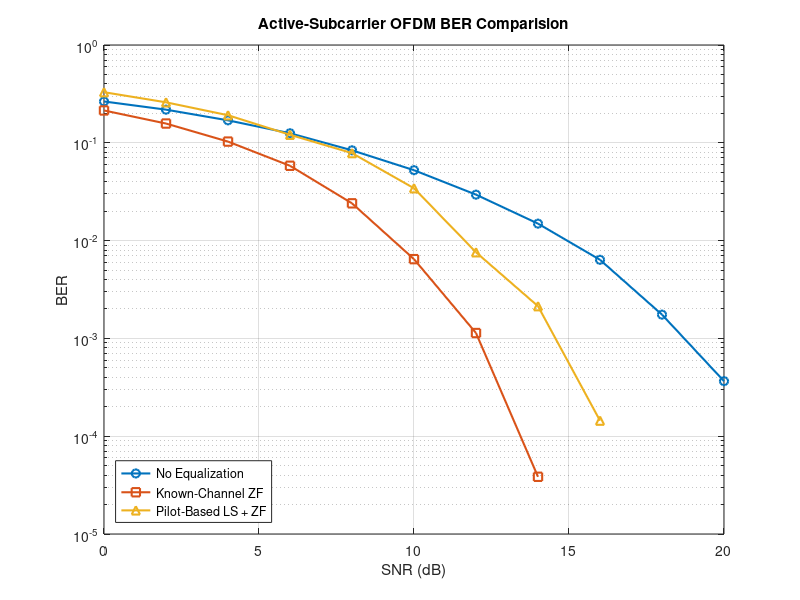

MATLAB code to generate this figure:
%% STEP 19.5 - BER COMPARISON
% Active-Subcarrier OFDM
% No Equalization vs Known-Channel ZF vs Pilot-Based LS-ZF

clc;
clear;
close all;

fprintf('\n');
fprintf('============================================\n');
fprintf(' STEP 19.5: 3-SYSTEM BER COMPARISON\n');
fprintf('============================================\n');

%% System Parameters

Nfft = 64;
cpLength = 16;

M = 4;
bitsPerSymbol = log2(M);

numOFDMSymbols = 1000;

snrRange = 0:2:20;

%% Active Subcarriers

activeSubcarriers = [-26:-1 1:26];

activeIndices = ...
    mod(activeSubcarriers,Nfft) + 1;

numActiveSubcarriers = ...
    length(activeIndices);

%% Multipath Channel

pathDelays = [0 2 4];

pathGains = [1.00 0.50 0.25];

channelImpulseResponse = ...
    zeros(max(pathDelays)+1,1);

for p = 1:length(pathDelays)

    channelImpulseResponse( ...
        pathDelays(p)+1) = pathGains(p);

end

%% Channel Frequency Response

channelFrequencyResponse = ...
    fft(channelImpulseResponse,Nfft);

%% Data Generation

numQPSKSymbols = ...
    numActiveSubcarriers * numOFDMSymbols;

numBits = ...
    numQPSKSymbols * bitsPerSymbol;

rng(1000);

txBits = randi([0 1],numBits,1);

txSymbolIndices = ...
    bi2de( ...
    reshape(txBits,bitsPerSymbol,[]).', ...
    'left-msb');

txQPSK = ...
    pskmod(txSymbolIndices,M,pi/4);

%% OFDM Transmitter

txGrid = zeros(Nfft,numOFDMSymbols);

txGrid(activeIndices,:) = ...
    reshape( ...
    txQPSK, ...
    numActiveSubcarriers, ...
    numOFDMSymbols);

txIFFT = ...
    ifft(txGrid,Nfft,1);

txWithCP = [
    txIFFT(end-cpLength+1:end,:);
    txIFFT
];

txFrame = txWithCP(:);

%% Pilot Generation

pilotSymbols = ones(numActiveSubcarriers,1);

pilotGrid = zeros(Nfft,1);

pilotGrid(activeIndices) = ...
    pilotSymbols;

pilotIFFT = ...
    ifft(pilotGrid,Nfft);

pilotWithCP = [
    pilotIFFT(end-cpLength+1:end);
    pilotIFFT
];

%% BER Arrays

berNoEqualization = ...
    zeros(length(snrRange),1);

berKnownZF = ...
    zeros(length(snrRange),1);

berPilotLSZF = ...
    zeros(length(snrRange),1);

%% SNR Loop

for s = 1:length(snrRange)

    currentSNR = snrRange(s);

    %% -------------------------------
    % DATA THROUGH MULTIPATH + AWGN
    % -------------------------------

    rxDataMultipath = ...
        filter( ...
        channelImpulseResponse, ...
        1, ...
        txFrame);

    rxDataNoisy = ...
        awgn( ...
        rxDataMultipath, ...
        currentSNR, ...
        'measured');

    %% Receiver

    rxMatrix = ...
        reshape( ...
        rxDataNoisy, ...
        Nfft+cpLength, ...
        numOFDMSymbols);

    rxNoCP = ...
        rxMatrix(cpLength+1:end,:);

    rxFFT = ...
        fft(rxNoCP,Nfft,1);

    %% Active Subcarriers

    rxActiveData = ...
        rxFFT(activeIndices,:);

    %% ==================================
    % SYSTEM 1: NO EQUALIZATION
    % ==================================

    rxNoEQ = ...
        rxActiveData(:);

    rxSymbolsNoEQ = ...
        pskdemod( ...
        rxNoEQ, ...
        M, ...
        pi/4);

    rxBitsNoEQMatrix = ...
        de2bi( ...
        rxSymbolsNoEQ, ...
        bitsPerSymbol, ...
        'left-msb');

    rxBitsNoEQ = ...
        reshape( ...
        rxBitsNoEQMatrix.', ...
        [],1);

    berNoEqualization(s) = ...
        sum(txBits ~= rxBitsNoEQ) ...
        / numBits;

    %% ==================================
    % SYSTEM 2: KNOWN-CHANNEL ZF
    % ==================================

    knownActiveChannel = ...
        channelFrequencyResponse(activeIndices);

    rxKnownZF = zeros(size(rxActiveData));

    for k = 1:numActiveSubcarriers

        rxKnownZF(k,:) = ...
            rxActiveData(k,:) ...
            ./ knownActiveChannel(k);

    end

    rxKnownZFSerial = ...
        rxKnownZF(:);

    rxSymbolsKnownZF = ...
        pskdemod( ...
        rxKnownZFSerial, ...
        M, ...
        pi/4);

    rxBitsKnownZFMatrix = ...
        de2bi( ...
        rxSymbolsKnownZF, ...
        bitsPerSymbol, ...
        'left-msb');

    rxBitsKnownZF = ...
        reshape( ...
        rxBitsKnownZFMatrix.', ...
        [],1);

    berKnownZF(s) = ...
        sum(txBits ~= rxBitsKnownZF) ...
        / numBits;

    %% ==================================
    % PILOT TRANSMISSION
    % ==================================

    rxPilotMultipath = ...
        filter( ...
        channelImpulseResponse, ...
        1, ...
        pilotWithCP);

    rxPilotNoisy = ...
        awgn( ...
        rxPilotMultipath, ...
        currentSNR, ...
        'measured');

    %% Pilot Receiver

    rxPilotNoCP = ...
        rxPilotNoisy(cpLength+1:end);

    receivedPilotFrequency = ...
        fft(rxPilotNoCP,Nfft);

    %% Pilot-Based LS Estimation

    estimatedChannel = ...
        receivedPilotFrequency(activeIndices) ...
        ./ pilotSymbols;

    %% ==================================
    % SYSTEM 3: PILOT LS + ZF
    % ==================================

    rxPilotLSZF = ...
        zeros(size(rxActiveData));

    for k = 1:numActiveSubcarriers

        rxPilotLSZF(k,:) = ...
            rxActiveData(k,:) ...
            ./ estimatedChannel(k);

    end

    rxPilotLSZFSerial = ...
        rxPilotLSZF(:);

    rxSymbolsPilotLSZF = ...
        pskdemod( ...
        rxPilotLSZFSerial, ...
        M, ...
        pi/4);

    rxBitsPilotLSZFMatrix = ...
        de2bi( ...
        rxSymbolsPilotLSZF, ...
        bitsPerSymbol, ...
        'left-msb');

    rxBitsPilotLSZF = ...
        reshape( ...
        rxBitsPilotLSZFMatrix.', ...
        [],1);

    berPilotLSZF(s) = ...
        sum(txBits ~= rxBitsPilotLSZF) ...
        / numBits;

    %% Display

    fprintf( ...
        'SNR = %2d dB   No-EQ = %.8f   Known-ZF = %.8f   Pilot-LS-ZF = %.8f\n', ...
        currentSNR, ...
        berNoEqualization(s), ...
        berKnownZF(s), ...
        berPilotLSZF(s));

end

%% BER Comparison Plot

figure;

semilogy( ...
    snrRange, ...
    berNoEqualization, ...
    '-o', ...
    'LineWidth',1.5);

hold on;

semilogy( ...
    snrRange, ...
    berKnownZF, ...
    '-s', ...
    'LineWidth',1.5);

semilogy( ...
    snrRange, ...
    berPilotLSZF, ...
    '-^', ...
    'LineWidth',1.5);

grid on;

xlabel('SNR (dB)');

ylabel('BER');

title('Active-Subcarrier OFDM BER Comparision');

legend( ...
    'No Equalization', ...
    'Known-Channel ZF', ...
    'Pilot-Based LS + ZF', ...
    'Location','southwest');

fprintf('\nBER comparison graph generated successfully.\n');

%% Final Summary

fprintf('\n============================================\n');
fprintf(' STEP 19.5 SUMMARY\n');
fprintf('============================================\n');

fprintf('FFT Size             : %d\n',Nfft);

fprintf('Active Subcarriers   : %d\n', ...
    numActiveSubcarriers);

fprintf('Modulation           : QPSK\n');

fprintf('Channel              : Multipath + AWGN\n');

fprintf('Equalization Methods : None / Known-ZF / Pilot-LS-ZF\n');

fprintf('\nSTEP 19.5 completed successfully.\n');
